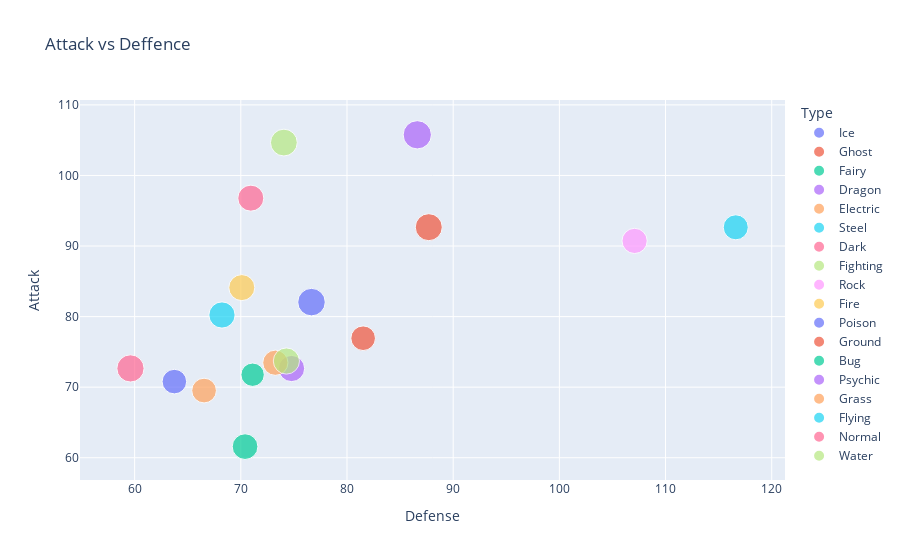

The notebook cell saved with this chart:
### Markdown cell above
### Показатели защиты и атаки на тип: ###

### Code cell
fig = px.scatter(df_per_Type, x="Defense", y="Attack", color="Type",
                 size='HP', title="Attack vs Deffence")

fig.show()

### Figure 1 — Plotly figure (JSON) as saved in the notebook; plotly's stock layout.template omitted (floating-point values rounded to 4 significant figures)
{"data": [{"hovertemplate": "Type=Ice<br>Defense=%{x}<br>Attack=%{y}<br>HP=%{marker.size}<extra></extra>", "legendgroup": "Ice", "marker": {"color": "#636efa", "size": [78.63], "sizemode": "area", "sizeref": 0.2073, "symbol": "circle"}, "mode": "markers", "name": "Ice", "orientation": "v", "showlegend": true, "type": "scatter", "x": [76.66], "xaxis": "x", "y": [82.05], "yaxis": "y"}, {"hovertemplate": "Type=Ghost<br>Defense=%{x}<br>Attack=%{y}<br>HP=%{marker.size}<extra></extra>", "legendgroup": "Ghost", "marker": {"color": "#EF553B", "size": [62.83], "sizemode": "area", "sizeref": 0.2073, "symbol": "circle"}, "mode": "markers", "name": "Ghost", "orientation": "v", "showlegend": true, "type": "scatter", "x": [81.52], "xaxis": "x", "y": [76.93], "yaxis": "y"}, {"hovertemplate": "Type=Fairy<br>Defense=%{x}<br>Attack=%{y}<br>HP=%{marker.size}<extra></extra>", "legendgroup": "Fairy", "marker": {"color": "#00cc96", "size": [68.47], "sizemode": "area", "sizeref": 0.2073, "symbol": "circle"}, "mode": "markers", "name": "Fairy", "orientation": "v", "showlegend": true, "type": "scatter", "x": [70.4], "xaxis": "x", "y": [61.58], "yaxis": "y"}, {"hovertemplate": "Type=Dragon<br>Defense=%{x}<br>Attack=%{y}<br>HP=%{marker.size}<extra></extra>", "legendgroup": "Dragon", "marker": {"color": "#ab63fa", "size": [82.9], "sizemode": "area", "sizeref": 0.2073, "symbol": "circle"}, "mode": "markers", "name": "Dragon", "orientation": "v", "showlegend": true, "type": "scatter", "x": [86.62], "xaxis": "x", "y": [105.8], "yaxis": "y"}, {"hovertemplate": "Type=Electric<br>Defense=%{x}<br>Attack=%{y}<br>HP=%{marker.size}<extra></extra>", "legendgroup": "Electric", "marker": {"color": "#FFA15A", "size": [63.2], "sizemode": "area", "sizeref": 0.2073, "symbol": "circle"}, "mode": "markers", "name": "Electric", "orientation": "v", "showlegend": true, "type": "scatter", "x": [66.54], "xaxis": "x", "y": [69.52], "yaxis": "y"}, {"hovertemplate": "Type=Steel<br>Defense=%{x}<br>Attack=%{y}<br>HP=%{marker.size}<extra></extra>", "legendgroup": "Steel", "marker": {"color": "#19d3f3", "size": [64.96], "sizemode": "area", "sizeref": 0.2073, "symbol": "circle"}, "mode": "markers", "name": "Steel", "orientation": "v", "showlegend": true, "type": "scatter", "x": [116.6], "xaxis": "x", "y": [92.65], "yaxis": "y"}, {"hovertemplate": "Type=Dark<br>Defense=%{x}<br>Attack=%{y}<br>HP=%{marker.size}<extra></extra>", "legendgroup": "Dark", "marker": {"color": "#FF6692", "size": [70.24], "sizemode": "area", "sizeref": 0.2073, "symbol": "circle"}, "mode": "markers", "name": "Dark", "orientation": "v", "showlegend": true, "type": "scatter", "x": [70.94], "xaxis": "x", "y": [96.78], "yaxis": "y"}, {"hovertemplate": "Type=Fighting<br>Defense=%{x}<br>Attack=%{y}<br>HP=%{marker.size}<extra></extra>", "legendgroup": "Fighting", "marker": {"color": "#B6E880", "size": [74.57], "sizemode": "area", "sizeref": 0.2073, "symbol": "circle"}, "mode": "markers", "name": "Fighting", "orientation": "v", "showlegend": true, "type": "scatter", "x": [74.06], "xaxis": "x", "y": [104.7], "yaxis": "y"}, {"hovertemplate": "Type=Rock<br>Defense=%{x}<br>Attack=%{y}<br>HP=%{marker.size}<extra></extra>", "legendgroup": "Rock", "marker": {"color": "#FF97FF", "size": [66.02], "sizemode": "area", "sizeref": 0.2073, "symbol": "circle"}, "mode": "markers", "name": "Rock", "orientation": "v", "showlegend": true, "type": "scatter", "x": [107.1], "xaxis": "x", "y": [90.72], "yaxis": "y"}, {"hovertemplate": "Type=Fire<br>Defense=%{x}<br>Attack=%{y}<br>HP=%{marker.size}<extra></extra>", "legendgroup": "Fire", "marker": {"color": "#FECB52", "size": [70.16], "sizemode": "area", "sizeref": 0.2073, "symbol": "circle"}, "mode": "markers", "name": "Fire", "orientation": "v", "showlegend": true, "type": "scatter", "x": [70.09], "xaxis": "x", "y": [84.11], "yaxis": "y"}, {"hovertemplate": "Type=Poison<br>Defense=%{x}<br>Attack=%{y}<br>HP=%{marker.size}<extra></extra>", "legendgroup": "Poison", "marker": {"color": "#636efa", "size": [62.6], "sizemode": "area", "sizeref": 0.2073, "symbol": "circle"}, "mode": "markers", "name": "Poison", "orientation": "v", "showlegend": true, "type": "scatter", "x": [63.74], "xaxis": "x", "y": [70.79], "yaxis": "y"}, {"hovertemplate": "Type=Ground<br>Defense=%{x}<br>Attack=%{y}<br>HP=%{marker.size}<extra></extra>", "legendgroup": "Ground", "marker": {"color": "#EF553B", "size": [75.58], "sizemode": "area", "sizeref": 0.2073, "symbol": "circle"}, "mode": "markers", "name": "Ground", "orientation": "v", "showlegend": true, "type": "scatter", "x": [87.7], "xaxis": "x", "y": [92.67], "yaxis": "y"}, {"hovertemplate": "Type=Bug<br>Defense=%{x}<br>Attack=%{y}<br>HP=%{marker.size}<extra></extra>", "legendgroup": "Bug", "marker": {"color": "#00cc96", "size": [56.74], "sizemode": "area", "sizeref": 0.2073, "symbol": "circle"}, "mode": "markers", "name": "Bug", "orientation": "v", "showlegend": true, "type": "scatter", "x": [71.11], "xaxis": "x", "y": [71.76], "yaxis": "y"}, {"hovertemplate": "Type=Psychic<br>Defense=%{x}<br>Attack=%{y}<br>HP=%{marker.size}<extra></extra>", "legendgroup": "Psychic", "marker": {"color": "#ab63fa", "size": [71.21], "sizemode": "area", "sizeref": 0.2073, "symbol": "circle"}, "mode": "markers", "name": "Psychic", "orientation": "v", "showlegend": true, "type": "scatter", "x": [74.78], "xaxis": "x", "y": [72.64], "yaxis": "y"}, {"hovertemplate": "Type=Grass<br>Defense=%{x}<br>Attack=%{y}<br>HP=%{marker.size}<extra></extra>", "legendgroup": "Grass", "marker": {"color": "#FFA15A", "size": [66.05], "sizemode": "area", "sizeref": 0.2073, "symbol": "circle"}, "mode": "markers", "name": "Grass", "orientation": "v", "showlegend": true, "type": "scatter", "x": [73.25], "xaxis": "x", "y": [73.46], "yaxis": "y"}, {"hovertemplate": "Type=Flying<br>Defense=%{x}<br>Attack=%{y}<br>HP=%{marker.size}<extra></extra>", "legendgroup": "Flying", "marker": {"color": "#19d3f3", "size": [71.37], "sizemode": "area", "sizeref": 0.2073, "symbol": "circle"}, "mode": "markers", "name": "Flying", "orientation": "v", "showlegend": true, "type": "scatter", "x": [68.23], "xaxis": "x", "y": [80.23], "yaxis": "y"}, {"hovertemplate": "Type=Normal<br>Defense=%{x}<br>Attack=%{y}<br>HP=%{marker.size}<extra></extra>", "legendgroup": "Normal", "marker": {"color": "#FF6692", "size": [76.74], "sizemode": "area", "sizeref": 0.2073, "symbol": "circle"}, "mode": "markers", "name": "Normal", "orientation": "v", "showlegend": true, "type": "scatter", "x": [59.61], "xaxis": "x", "y": [72.66], "yaxis": "y"}, {"hovertemplate": "Type=Water<br>Defense=%{x}<br>Attack=%{y}<br>HP=%{marker.size}<extra></extra>", "legendgroup": "Water", "marker": {"color": "#B6E880", "size": [71.02], "sizemode": "area", "sizeref": 0.2073, "symbol": "circle"}, "mode": "markers", "name": "Water", "orientation": "v", "showlegend": true, "type": "scatter", "x": [74.29], "xaxis": "x", "y": [73.71], "yaxis": "y"}], "layout": {"legend": {"itemsizing": "constant", "title": {"text": "Type"}, "tracegroupgap": 0}, "title": {"text": "Attack vs Deffence"}, "xaxis": {"anchor": "y", "domain": [0, 1], "title": {"text": "Defense"}}, "yaxis": {"anchor": "x", "domain": [0, 1], "title": {"text": "Attack"}}}}
